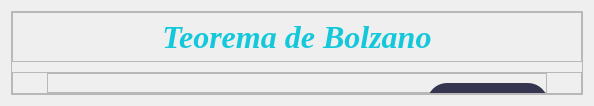
            <widget class="QWidget" name="page_cuatro">
             <layout class="QVBoxLayout" name="verticalLayout_9">
              <item>
               <widget class="QFrame" name="frame_23">
                <property name="styleSheet">
                 <string notr="true">QPushButton{
background-color:rgb(53, 53, 79);
color: rgb(20, 200, 220);
border-top-left-radius: 20px;
border-bottom-left-radius: 20px;
border-top-right-radius: 20px;
border-bottom-right-radius: 20px;
font: 75 12pt &quot;Arial Black&quot;;
}
QPushButton:hover{
background-color: rgb(20, 200, 220);
color: white;
border-top-left-radius: 20px;
border-bottom-left-radius: 20px;
border-top-right-radius: 20px;
border-bottom-right-radius: 20px;
font: 75 12pt &quot;Arial Black&quot;;
}</string>
                </property>
                <property name="frameShape">
                 <enum>QFrame::StyledPanel</enum>
                </property>
                <property name="frameShadow">
                 <enum>QFrame::Raised</enum>
                </property>
                <layout class="QVBoxLayout" name="verticalLayout_14">
                 <property name="spacing">
                  <number>10</number>
                 </property>
                 <property name="leftMargin">
                  <number>0</number>
                 </property>
                 <property name="topMargin">
                  <number>0</number>
                 </property>
                 <property name="rightMargin">
                  <number>0</number>
                 </property>
                 <property name="bottomMargin">
                  <number>0</number>
                 </property>
                 <item>
                  <widget class="QFrame" name="frame_24">
                   <property name="maximumSize">
                    <size>
                     <width>16777215</width>
                     <height>50</height>
                    </size>
                   </property>
                   <property name="frameShape">
                    <enum>QFrame::StyledPanel</enum>
                   </property>
                   <property name="frameShadow">
                    <enum>QFrame::Raised</enum>
                   </property>
                   <layout class="QHBoxLayout" name="horizontalLayout_14">
                    <item>
                     <spacer name="horizontalSpacer_24">
                      <property name="orientation">
                       <enum>Qt::Horizontal</enum>
                      </property>
                      <property name="sizeHint" stdset="0">
                       <size>
                        <width>136</width>
                        <height>20</height>
                       </size>
                      </property>
                     </spacer>
                    </item>
                    <item>
                     <widget class="QLabel" name="labelTema_12">
                      <property name="font">
                       <font>
                        <family>Times New Roman</family>
                        <pointsize>24</pointsize>
                        <weight>75</weight>
                        <italic>true</italic>
                        <bold>true</bold>
                       </font>
                      </property>
                      <property name="styleSheet">
                       <string notr="true">color: rgb(20, 200, 220);</string>
                      </property>
                      <property name="text">
                       <string>Teorema de Bolzano</string>
                      </property>
                      <property name="alignment">
                       <set>Qt::AlignCenter</set>
                      </property>
                     </widget>
                    </item>
                    <item>
                     <spacer name="horizontalSpacer_25">
                      <property name="orientation">
                       <enum>Qt::Horizontal</enum>
                      </property>
                      <property name="sizeHint" stdset="0">
                       <size>
                        <width>136</width>
                        <height>20</height>
                       </size>
                      </property>
                     </spacer>
                    </item>
                   </layout>
                  </widget>
                 </item>
                 <item>
                  <widget class="QFrame" name="frame_25">
                   <property name="frameShape">
                    <enum>QFrame::StyledPanel</enum>
                   </property>
                   <property name="frameShadow">
                    <enum>QFrame::Raised</enum>
                   </property>
                   <layout class="QHBoxLayout" name="horizontalLayout_15">
                    <property name="spacing">
                     <number>0</number>
                    </property>
                    <property name="leftMargin">
                     <number>0</number>
                    </property>
                    <property name="topMargin">
                     <number>0</number>
                    </property>
                    <property name="rightMargin">
                     <number>0</number>
                    </property>
                    <property name="bottomMargin">
                     <number>0</number>
                    </property>
                    <item>
                     <spacer name="horizontalSpacer_26">
                      <property name="orientation">
                       <enum>Qt::Horizontal</enum>
                      </property>
                      <property name="sizeHint" stdset="0">
                       <size>
                        <width>34</width>
                        <height>20</height>
                       </size>
                      </property>
                     </spacer>
                    </item>
                    <item>
                     <widget class="QFrame" name="frame_26">
                      <property name="minimumSize">
                       <size>
                        <width>500</width>
                        <height>0</height>
                       </size>
                      </property>
                      <property name="frameShape">
                       <enum>QFrame::StyledPanel</enum>
                      </property>
                      <property name="frameShadow">
                       <enum>QFrame::Raised</enum>
                      </property>
                      <widget class="QLabel" name="labelFuncion_5">
                       <property name="geometry">
                        <rect>
                         <x>40</x>
                         <y>30</y>
                         <width>81</width>
                         <height>20</height>
                        </rect>
                       </property>
                       <property name="font">
                        <font>
                         <family>Arial Black</family>
                         <pointsize>12</pointsize>
                         <weight>9</weight>
                         <italic>false</italic>
                         <bold>false</bold>
                        </font>
                       </property>
                       <property name="styleSheet">
                        <string notr="true">font: 75 12pt &quot;Arial Black&quot;;
color: rgb(20, 200, 220);</string>
                       </property>
                       <property name="text">
                        <string>Función:</string>
                       </property>
                      </widget>
                      <widget class="QTextEdit" name="textFuncion">
                       <property name="geometry">
                        <rect>
                         <x>130</x>
                         <y>20</y>
                         <width>201</width>
                         <height>41</height>
                        </rect>
                       </property>
                       <property name="font">
                        <font>
                         <family>Times New Roman</family>
                         <pointsize>14</pointsize>
                        </font>
                       </property>
                       <property name="styleSheet">
                        <string notr="true">border: 2px solid rgb(53, 53, 79); 
color: rgb(20, 200, 220);
border-top-left-radius: 20px;
border-bottom-left-radius: 20px;
border-top-right-radius: 20px;
border-bottom-right-radius: 20px;</string>
                       </property>
                       <property name="verticalScrollBarPolicy">
                        <enum>Qt::ScrollBarAlwaysOff</enum>
                       </property>
                      </widget>
                      <widget class="QLabel" name="labelFuncion_6">
                       <property name="geometry">
                        <rect>
                         <x>30</x>
                         <y>90</y>
                         <width>161</width>
                         <height>20</height>
                        </rect>
                       </property>
                       <property name="font">
                        <font>
                         <family>Arial Black</family>
                         <pointsize>12</pointsize>
                         <weight>9</weight>
                         <italic>false</italic>
                         <bold>false</bold>
                        </font>
                       </property>
                       <property name="styleSheet">
                        <string notr="true">font: 75 12pt &quot;Arial Black&quot;;
color: rgb(20, 200, 220);</string>
                       </property>
                       <property name="text">
                        <string>Intervalo Inferior</string>
                       </property>
                      </widget>
                      <widget class="QLabel" name="labelFuncion_7">
                       <property name="geometry">
                        <rect>
                         <x>30</x>
                         <y>150</y>
                         <width>161</width>
                         <height>20</height>
                        </rect>
                       </property>
                       <property name="font">
                        <font>
                         <family>Arial Black</family>
                         <pointsize>12</pointsize>
                         <weight>9</weight>
                         <italic>false</italic>
                         <bold>false</bold>
                        </font>
                       </property>
                       <property name="styleSheet">
                        <string notr="true">font: 75 12pt &quot;Arial Black&quot;;
color: rgb(20, 200, 220);</string>
                       </property>
                       <property name="text">
                        <string>Intervalo Superior</string>
                       </property>
                      </widget>
                      <widget class="QTextEdit" name="textValorInf">
                       <property name="geometry">
                        <rect>
                         <x>200</x>
                         <y>80</y>
                         <width>171</width>
                         <height>41</height>
                        </rect>
                       </property>
                       <property name="font">
                        <font>
                         <family>Times New Roman</family>
                         <pointsize>14</pointsize>
                        </font>
                       </property>
                       <property name="focusPolicy">
                        <enum>Qt::StrongFocus</enum>
                       </property>
                       <property name="styleSheet">
                        <string notr="true">border: 2px solid rgb(53, 53, 79); 
color: rgb(20, 200, 220);
border-top-left-radius: 20px;
border-bottom-left-radius: 20px;
border-top-right-radius: 20px;
border-bottom-right-radius: 20px;</string>
                       </property>
                       <property name="verticalScrollBarPolicy">
                        <enum>Qt::ScrollBarAlwaysOff</enum>
                       </property>
                      </widget>
                      <widget class="QTextEdit" name="textValorSup">
                       <property name="geometry">
                        <rect>
                         <x>200</x>
                         <y>140</y>
                         <width>171</width>
                         <height>41</height>
                        </rect>
                       </property>
                       <property name="font">
                        <font>
                         <family>Times New Roman</family>
                         <pointsize>14</pointsize>
                        </font>
                       </property>
                       <property name="focusPolicy">
                        <enum>Qt::StrongFocus</enum>
                       </property>
                       <property name="styleSheet">
                        <string notr="true">border: 2px solid rgb(53, 53, 79); 
color: rgb(20, 200, 220);
border-top-left-radius: 20px;
border-bottom-left-radius: 20px;
border-top-right-radius: 20px;
border-bottom-right-radius: 20px;</string>
                       </property>
                       <property name="verticalScrollBarPolicy">
                        <enum>Qt::ScrollBarAlwaysOff</enum>
                       </property>
                      </widget>
                      <widget class="QLabel" name="labelFuncion_8">
                       <property name="geometry">
                        <rect>
                         <x>40</x>
                         <y>230</y>
                         <width>101</width>
                         <height>20</height>
                        </rect>
                       </property>
                       <property name="font">
                        <font>
                         <family>Arial Black</family>
                         <pointsize>12</pointsize>
                         <weight>9</weight>
                         <italic>false</italic>
                         <bold>false</bold>
                        </font>
                       </property>
                       <property name="styleSheet">
                        <string notr="true">font: 75 12pt &quot;Arial Black&quot;;
color: rgb(20, 200, 220);</string>
                       </property>
                       <property name="text">
                        <string>Resultado:</string>
                       </property>
                      </widget>
                      <widget class="QLabel" name="labelResultado_3">
                       <property name="geometry">
                        <rect>
                         <x>150</x>
                         <y>220</y>
                         <width>291</width>
                         <height>41</height>
                        </rect>
                       </property>
                       <property name="styleSheet">
                        <string notr="true">border: 2px solid rgb(53, 53, 79); 
color: rgb(20, 200, 220);
border-top-left-radius: 20px;
border-bottom-left-radius: 20px;
border-top-right-radius: 20px;
border-bottom-right-radius: 20px;</string>
                       </property>
                       <property name="text">
                        <string/>
                       </property>
                      </widget>
                      <widget class="QPushButton" name="botonCalcular_2">
                       <property name="geometry">
                        <rect>
                         <x>40</x>
                         <y>280</y>
                         <width>121</width>
                         <height>41</height>
                        </rect>
                       </property>
                       <property name="font">
                        <font>
                         <family>Arial Black</family>
                         <pointsize>12</pointsize>
                         <weight>9</weight>
                         <italic>false</italic>
                         <bold>false</bold>
                        </font>
                       </property>
                       <property name="styleSheet">
                        <string notr="true"/>
                       </property>
                       <property name="text">
                        <string>Calcular</string>
                       </property>
                      </widget>
                      <widget class="QPushButton" name="botonGrafico_2">
                       <property name="geometry">
                        <rect>
                         <x>200</x>
                         <y>280</y>
                         <width>121</width>
                         <height>41</height>
                        </rect>
                       </property>
                       <property name="font">
                        <font>
                         <family>Arial Black</family>
                         <pointsize>12</pointsize>
                         <weight>9</weight>
                         <italic>false</italic>
                         <bold>false</bold>
                        </font>
                       </property>
                       <property name="styleSheet">
                        <string notr="true"/>
                       </property>
                       <property name="text">
                        <string>Gráfico</string>
                       </property>
                      </widget>
                      <widget class="QPushButton" name="botonAyuda">
                       <property name="geometry">
                        <rect>
                         <x>350</x>
                         <y>280</y>
                         <width>111</width>
                         <height>41</height>
                        </rect>
                       </property>
                       <property name="font">
                        <font>
                         <family>Arial Black</family>
                         <pointsize>12</pointsize>
                         <weight>9</weight>
                         <italic>false</italic>
                         <bold>false</bold>
                        </font>
                       </property>
                       <property name="styleSheet">
                        <string notr="true"/>
                       </property>
                       <property name="text">
                        <string>Ayuda</string>
                       </property>
                      </widget>
                      <widget class="QPushButton" name="botonPDFBolzano">
                       <property name="geometry">
                        <rect>
                         <x>380</x>
                         <y>10</y>
                         <width>121</width>
                         <height>41</height>
                        </rect>
                       </property>
                       <property name="font">
                        <font>
                         <family>Arial Black</family>
                         <pointsize>12</pointsize>
                         <weight>9</weight>
                         <italic>false</italic>
                         <bold>false</bold>
                        </font>
                       </property>
                       <property name="styleSheet">
                        <string notr="true"/>
                       </property>
                       <property name="text">
                        <string>Generar PDF</string>
                       </property>
                      </widget>
                     </widget>
                    </item>
                    <item>
                     <spacer name="horizontalSpacer_27">
                      <property name="orientation">
                       <enum>Qt::Horizontal</enum>
                      </property>
                      <property name="sizeHint" stdset="0">
                       <size>
                        <width>34</width>
                        <height>20</height>
                       </size>
                      </property>
                     </spacer>
                    </item>
                   </layout>
                  </widget>
                 </item>
                </layout>
               </widget>
              </item>
             </layout>
            </widget>
